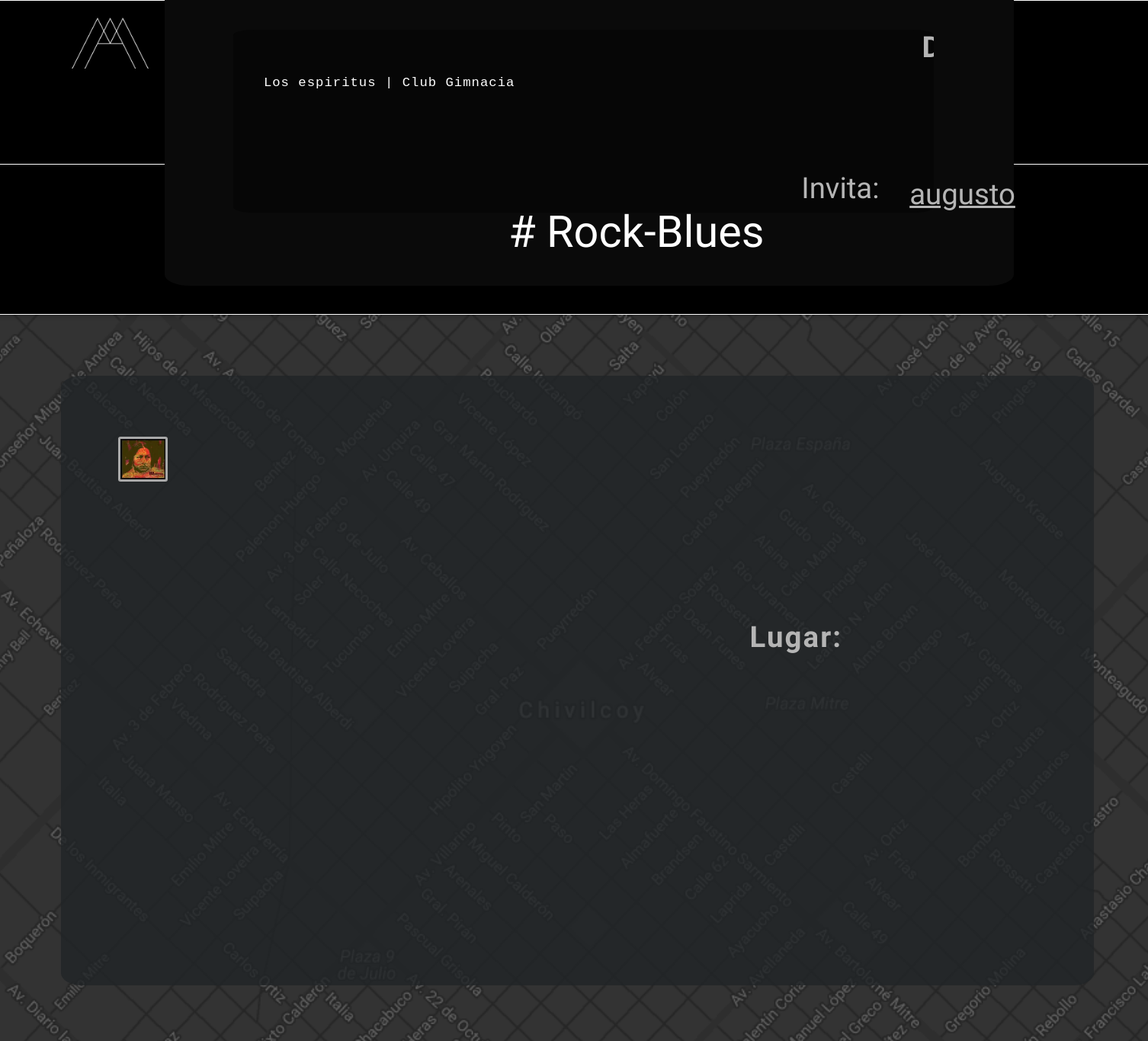
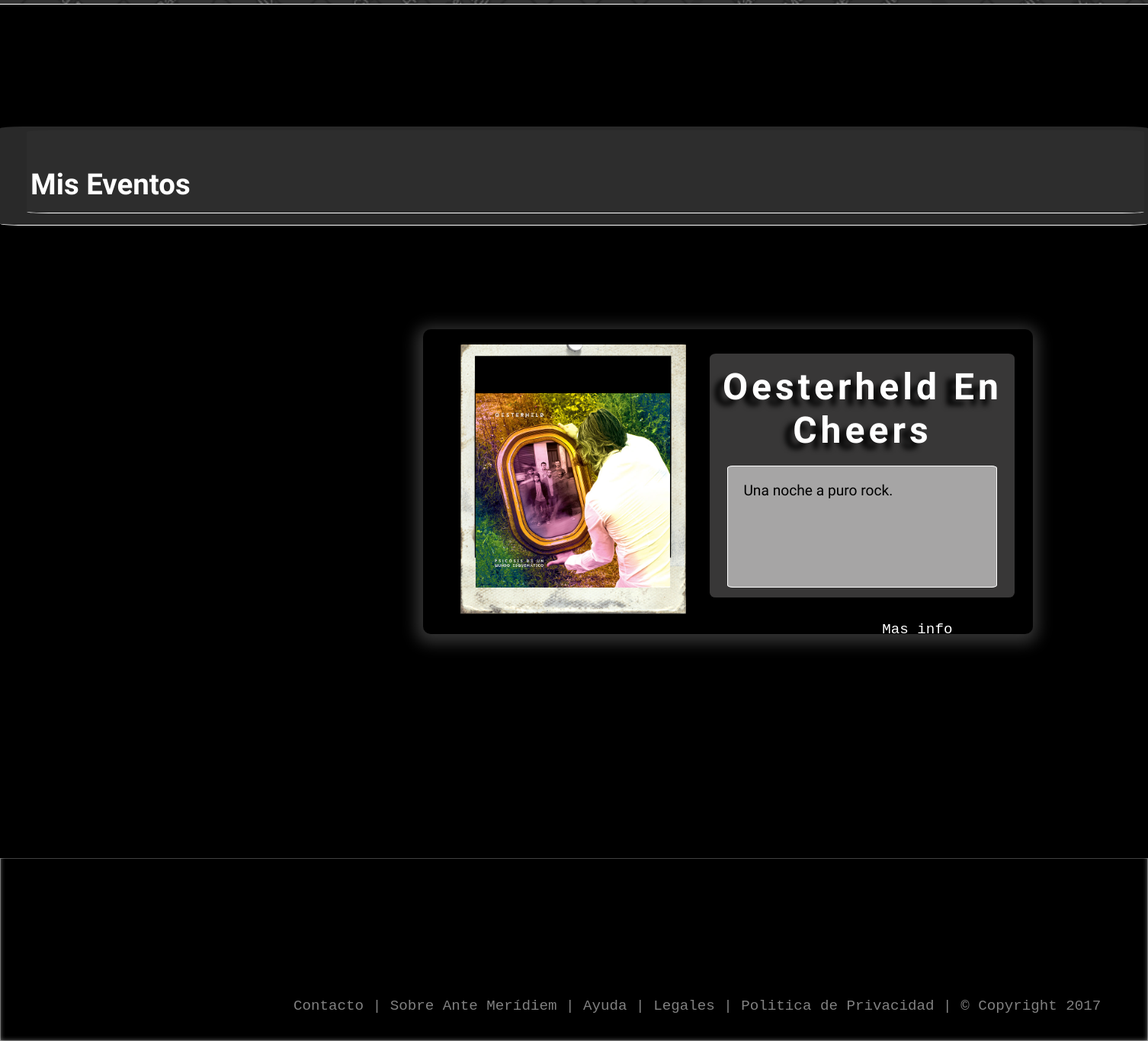
/php/screen_publication.php?id_publication=12 (signed in), run on the app's committed database (2 pictures, top to bottom).
### tables this page shows
CREATE TABLE `publicaciones` (
  `description` varchar(150) NOT NULL,
  `text` text NOT NULL,
  `user_name` varchar(20) NOT NULL,
  `id_publication` int(10) NOT NULL,
  `address` varchar(250) NOT NULL,
  `title` varchar(60) NOT NULL,
  `date_emit` datetime NOT NULL DEFAULT CURRENT_TIMESTAMP,
  `date_initiation` datetime NOT NULL,
  `date_end` datetime NOT NULL,
  `gender` varchar(40) NOT NULL,
  `image` varchar(255) DEFAULT NULL
);

### php/screen_publication.php (the view, shortened to what this page needs)
<?php
 if (!isset($_GET['id_publication'])) {
      header("Location: http://localhost/WebMaster/index.php#home");
  }
  else{
      $id_publication = $_GET['id_publication'];
      $conexion = mysqli_connect('localhost','root','augus32311213','agenda_online') or die ("Error en la conexion");
      $a=" SELECT publicaciones.id_publication , publicaciones.user_name , publicaciones.title , publicaciones.description , publicaciones.text , publicaciones.address , publicaciones.date_initiation , publicaciones.date_end , publicaciones.gender,  COUNT( DISTINCT(i.user_name)) AS interesados , COUNT(DISTINCT(a.user_name)) AS asistentes , publicaciones.image FROM publicaciones AS publicaciones
           LEFT OUTER JOIN assistants AS a USING(id_publication)
           LEFT OUTER JOIN interested AS i USING(id_publication)
           WHERE publicaciones.id_publication = '$id_publication'
          GROUP BY user_name ";
      $consulta = mysqli_query($conexion,$a) or die (mysqli_error($conexion));
      if($consulta){
            $cant_reg_consulta= mysqli_num_rows($consulta);
               if ($cant_reg_consulta>0) {
                        $publicacion = mysqli_fetch_row($consulta);
                    }else{
                      echo "no traje nada";
                    }
                  }else{
                                    echo "fallo la consulta";
                  }
     }
 ?>
<!DOCTYPE html>
<html lang="es">
  <head>
    <link rel="stylesheet" href="../css/style.css">
  </head>
  <body class="screen_publication">
    <div class="contenido" >
      <div class="header">
        <div class="header-logo">
          <img src="../img/logo/logoblack.jpg" alt="Logo">
        </div>
        <div class="header-center">
          <h2>Ante Meridiem</h2>
          <p> La agenda nocturna de Chivilcoy</p>
        </div>
        <div class="header-login">
         <?php    if(isset($_SESSION['user_name']))  {
              ?>
                <ul class="show_name">
                    <li>
                      <a href=""><?php echo $_SESSION['user_name'];
                         ?>                   </a>
                    </li>
                 </ul>
                <?php
                  }
                  ?>
        </div>
        </div>
        <div class="buscador">
            <form action="" method="">
              </form>
        </div>
      <div class="publication-content">
        <div class="publication">
          <div class="publication-img">
            <img src="../<?php echo $publicacion[11];  ?>" alt="imagen del evento">
          </div>
          <h3> Lugar: <?php echo $publicacion[5];?> </h3>
          <span> Invita: </span>
          <span><a href=""> <?php echo $publicacion[1];?> </a></span>
          <div class="info-publication">
            <h4> <?php echo $publicacion[6];?> </h3>
            <h4> <?php echo $publicacion[7];?> </h3>
              <div class="description">
                <h3> Descripcion </h3>
                <p>
                    <?php echo $publicacion[3];?>
                 </p>
              </div>
              <p style="color:white; position:relative; top:13vh; left:30vw; font-size:3em;"># <?php echo $publicacion[8]; ?></p>
          </div>
        </div>
      </div>
      <div class="publication-break">
      </div>
                           <?php if(isset($_SESSION['user_name']))  {
                          ?>
              <div class="myEvents">
                <div class="home-text">
                  <h2 class="home-text">Mis Eventos</h2>
                       <?php
                       $usuario =$_SESSION['user_name'];
                         $consulta_mis_eventos=" SELECT publicaciones.id_publication , publicaciones.user_name , publicaciones.title , publicaciones.description , publicaciones.text , publicaciones.address , publicaciones.date_initiation , publicaciones.date_end , publicaciones.gender, COUNT( DISTINCT(i.user_name)) AS interesados , COUNT(DISTINCT(a.user_name)) AS asistentes, publicaciones.image FROM publicaciones AS publicaciones
                                                LEFT OUTER JOIN assistants AS a USING(id_publication)
                                                LEFT OUTER JOIN interested AS i USING(id_publication)
                                               WHERE (i.user_name ='$usuario' OR a.user_name = '$usuario') AND  publicaciones.date_initiation> CURDATE()
                                                GROUP BY id_publication";
            $consulta = mysqli_query($conexion,$consulta_mis_eventos) or die (mysqli_error($conexion));
            $estado_mis_eventos = mysqli_num_rows($consulta);
                if ($estado_mis_eventos>0) {
                  ?>
                    </div>
                      <div id="slideshow-container">
                      <div id="slideshow">
                      <?php
                while ($publicacion =mysqli_fetch_row($consulta)) {
                  ?>
                        <div id="box1">
                          <div class="MyEventsImg">
                              <img src="../<?php echo $publicacion[11];  ?>">
                          </div>
                          <div class="infoEvent">
                            <h2> <?php echo $publicacion[2];  ?> </h2>
                            <p> <?php echo $publicacion[4];  ?>.</p>
                            <span><a href="http://localhost/WebMaster/php/screen_publication.php?id_publication=<?php echo $publicacion[0];  ?>"> Mas info </a></span>
                          </div>
                        </div>
                       <?php
                    }
                              ?>
                              </div>
                              </div>
                    <?php
                   }
                   ?>
                    </div>
                <?php
                      }
                 ?>
    <div class="footer">
      <ul>
        <li><a href="http://localhost/WebMaster/php/screen_footer.php">Contacto |</a></li>
        <li><a href="http://localhost/WebMaster/php/screen_footer.php">Sobre Ante Merídiem  |</a></li>
        <li><a href="http://localhost/WebMaster/php/screen_footer.php">Ayuda  |</a></li>
        <li><a href="http://localhost/WebMaster/php/screen_footer.php">Legales  |</a></li>
        <li><a href="http://localhost/WebMaster/php/screen_footer.php">Politica de Privacidad  |</a></li>
        <li><a href="http://localhost/WebMaster/php/screen_footer.php">© Copyright 2017  </a></li>
      </ul>
    </div>
    </body>
    </html>

### data on the page
publicaciones: image (picture), user_name "augusto", description "Los espiritus | Club Gimnacia", gender "Rock-Blues"
publicaciones: image (picture), title "Oesterheld En Cheers", text "Una noche a puro rock"
